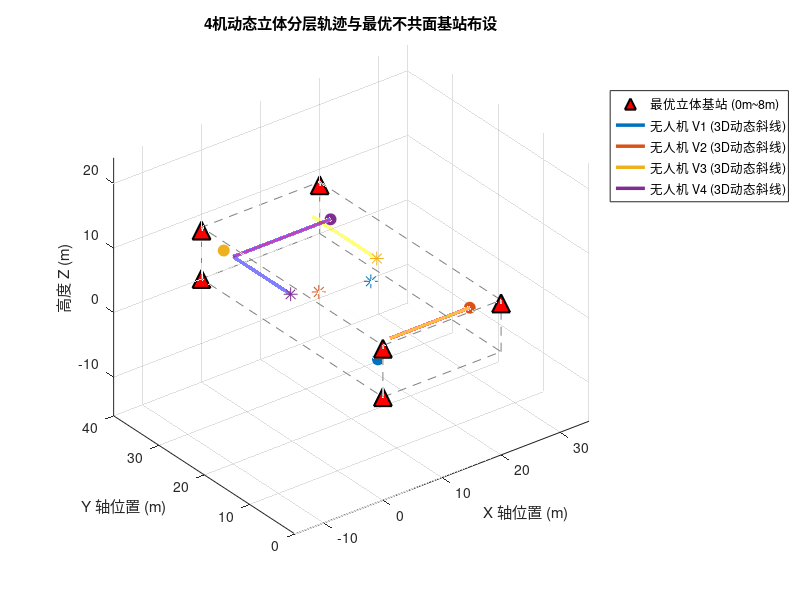

The MATLAB source for this figure:
% =========================================================================
% generate_data_3D.m (CMLKF 几何最优化版)
% 3D多车(无人机行为) UWB/IMU 协同定位仿真数据生成脚本
% 空间范围：20m x 40m x 8m (高度严格控制在 2m ~ 7m)
% 优化重点：重构基站最大立体非对称拓扑，以及无人机群多高度层动态斜线协同轨迹
% =========================================================================
clc; clear; close all;

%% 1. 全局参数设置与保存路径
dt_imu = 0.01;              % IMU 采样时间 100Hz (0.01s)
dt_uwb = 0.1;               % UWB 采样时间 10Hz (0.1s)
t_end = 300;                % 运行时间 300秒
N_steps = round(t_end / dt_imu) + 1; % 30001 个采样点
Vehicle_num = 4;            % 车辆数量
Anchor_num = 6;             % 基站数量

% 基站高度在 0~8m 范围内实现非对称立体最大化错落

% 4基站
% anchors = [ 0,  0, 0;     % 角落 1：极低位
%            20,  0, 7.5;     % 角落 2：极高位
%            20, 40, 0;     % 角落 3：中低位
%             0, 40, 7.5];    % 角落 4：中高位

% 5基站
% anchors = [ 0,  0, 0;     % 角落 1：极低位
%             20,  0, 7.5;
%            00, 40, 7.5;     % 角落 2：极高位
%            20, 40, 7.5;
%             0, 40, 0];    % 角落 4：中高位

% 6基站
anchors = [ 0,  0, 0;     % 角落 1：极低位
            0,  0, 7.5;
           20,  0, 7.5;     % 角落 2：极高位
           20, 40, 7.5;
            0, 40, 0;
            0, 40, 7.5];    % 角落 4：中高位

% 7基站
% anchors = [ 0,  0, 0;     % 角落 1：极低位
%             0,  0, 7.5;
%            20,  0, 7.5;     % 角落 2：极高位
%            20, 40, 7.5;
%            20, 40, 0;
%             0, 40, 0;
%             0, 40, 7.5];    % 角落 4：中高位

% 8基站
% anchors = [ 0,  0, 0;     % 角落 1：极低位
%             0,  0, 7.5;
%            20,  0, 0;
%            20,  0, 7.5;     % 角落 2：极高位
%            20, 40, 7.5;
%            20, 40, 0;     % 角落 3：中低位
%             0, 40, 0;
%             0, 40, 7.5];    % 角落 4：中高位

% 保存路径
save_dir = 'E:\SE3_MLKF\Data'; 
trajectories_mat_name = sprintf('Trj_data_Veh%d_Anc%d_3D_1.mat', Vehicle_num, Anchor_num);
   
% 噪声参数
IMU_noise_params.sigma_na = 0.03;      
IMU_noise_params.sigma_nw = 0.003;     
IMU_noise_params.sigma_ba = 0.001;     
IMU_noise_params.sigma_bw = 0.0001;    
UWB_noise_params.sigma_anc = 0.3;     
UWB_noise_params.sigma_rel = 0.3;  

%% 2. 独立车辆动力学规划 (3秒平滑原地转弯 + 持续三维斜线飞行)
% 初始状态规划：[X, Y, Z, 初始速率, 初始航向角]
% 高度均限制在 2m ~ 7m 范围内，各自占据不同的起始高度层
init_configs = [
    3,   5,  2.5,  0.10,  0;      % V1: 低空层(2.5m)， 偏南，朝东，后续北转
   17,   3,  6.5,  0.10,  pi;     % V2: 高空层(6.5m)， 偏南，朝西，后续北转
    3,  39,  3.8,  0.10,  0;      % V3: 中低层(3.8m)， 偏北，朝东，后续南转
   18,  35,  5.2,  0.10,  pi;     % V4: 中高层(5.2m)， 偏北，朝西，后续南转
];

trajectories = struct();
for n = 1:Vehicle_num
    v_name = sprintf('V%d', n);
    cfg = init_configs(n, :);
    
    P_true = zeros(N_steps, 3);
    V_true = zeros(N_steps, 3);
    A_true = zeros(N_steps, 3);
    Theta_true = zeros(N_steps, 1);
    
    % 初始条件
    P_true(1, :) = cfg(1:3);
    v_mag = cfg(4);
    th_curr = cfg(5);
    V_true(1, :) = [v_mag * cos(th_curr), v_mag * sin(th_curr), 0];
    Theta_true(1) = th_curr;
    
    % 计算转弯过渡段的时间窗
    t_turn_start = 120 + (n-1)*15; % 错开转弯时间：V1:120s, V2:135s, V3:150s, V4:165s
    t_turn_end = t_turn_start + 3;
    
    for k = 2:N_steps
        t = (k-1) * dt_imu;
        a_curr = [0; 0; 0]; % 默认 Z 轴加速度全程为 0
        th_curr = Theta_true(k-1);
        
        switch n
            case 1  % V1: 高度恒定 2.5m。东行巡航 -> 120s时原地左转 -> 向北巡航
                if t < t_turn_start
                    th_curr = 0; a_curr = [0; 0; 0];
                elseif t >= t_turn_start && t <= t_turn_end
                    a_curr = [0; 0; 0]; V_true(k-1, 1:2) = 0; % 原地转弯，水平速度置零
                    th_curr = 0 + (pi/2)/3 * (t - t_turn_start); % 3秒平滑左转90度(朝北)
                elseif t > t_turn_end && t <= t_turn_end + 10
                    th_curr = pi/2; a_curr = [0; 0.01; 0]; % 转弯后水平加速 10s 恢复航速
                else
                    th_curr = pi/2; a_curr = [0; 0; 0];    % 匀速北行
                end
                
            case 2  % V2: 高度恒定 6.5m。西行巡航 -> 135s时原地右转 -> 向北巡航
                if t < t_turn_start
                    th_curr = pi; a_curr = [0; 0; 0];
                elseif t >= t_turn_start && t <= t_turn_end
                    a_curr = [0; 0; 0]; V_true(k-1, 1:2) = 0;
                    th_curr = pi - (pi/2)/3 * (t - t_turn_start); % 3秒平滑右转90度(朝北)
                elseif t > t_turn_end && t <= t_turn_end + 10
                    th_curr = pi/2; a_curr = [0; 0.01; 0]; % 转弯后水平加速 10s
                else
                    th_curr = pi/2; a_curr = [0; 0; 0];
                end
                
            case 3  % V3: 高度恒定 3.8m。东行巡航 -> 150s时原地右转 -> 向南巡航
                if t < t_turn_start
                    th_curr = 0; a_curr = [0; 0; 0];
                elseif t >= t_turn_start && t <= t_turn_end
                    a_curr = [0; 0; 0]; V_true(k-1, 1:2) = 0;
                    th_curr = 0 - (pi/2)/3 * (t - t_turn_start); % 3秒平滑右转90度(朝南)
                elseif t > t_turn_end && t <= t_turn_end + 10
                    th_curr = -pi/2; a_curr = [0; -0.01; 0]; % 转弯后水平加速 10s
                else
                    th_curr = -pi/2; a_curr = [0; 0; 0];
                end
                
            case 4  % V4: 高度恒定 5.2m。西行巡航 -> 165s时原地左转 -> 向南巡航
                if t < t_turn_start
                    th_curr = pi; a_curr = [0; 0; 0];
                elseif t >= t_turn_start && t <= t_turn_end
                    a_curr = [0; 0; 0]; V_true(k-1, 1:2) = 0;
                    th_curr = pi + (pi/2)/3 * (t - t_turn_start); % 3秒平滑左转90度(朝南)
                elseif t > t_turn_end && t <= t_turn_end + 10
                    th_curr = 3*pi/2; a_curr = [0; -0.01; 0]; % 转弯后水平加速 10s
                else
                    th_curr = 3*pi/2; a_curr = [0; 0; 0];
                end
        end
        
        % 严格物理积分更新
        A_true(k-1, :) = a_curr';
        V_true(k, :)   = V_true(k-1, :) + A_true(k-1, :) * dt_imu;
        P_true(k, :)   = P_true(k-1, :) + V_true(k-1, :) * dt_imu + 0.5 * A_true(k-1, :) * dt_imu^2;
        Theta_true(k)  = th_curr;
    end
    A_true(end, :) = [0, 0, 0];



    % 保存真值分量
    trajectories.(v_name).Time_true = (0:dt_imu:t_end)';
    trajectories.(v_name).X_true = P_true(:, 1);
    trajectories.(v_name).Y_true = P_true(:, 2);
    trajectories.(v_name).Z_true = P_true(:, 3);
    trajectories.(v_name).Vx_true = V_true(:, 1);
    trajectories.(v_name).Vy_true = V_true(:, 2);
    trajectories.(v_name).Vz_true = V_true(:, 3);
    trajectories.(v_name).Theta_true = Theta_true;
    
    % 旋转矩阵序列 R_true
    R_true = zeros(3, 3, N_steps);
    for k = 1:N_steps
        th = Theta_true(k);
        R_true(:, :, k) = [
            cos(th), -sin(th), 0;
            sin(th),  cos(th), 0;
            0,        0,       1
        ];
    end
    trajectories.(v_name).R_true = R_true;
end

%% 3. 生成含有零偏与白噪声的 100Hz 3D IMU 测量信号
for n = 1:Vehicle_num
    v_name = sprintf('V%d', n);
    veh = trajectories.(v_name);
    
    % 计算理想 3D 角速度
    theta_unwrapped = unwrap(veh.Theta_true);
    wz_true = gradient(theta_unwrapped, dt_imu);
    omega_body_ideal = [zeros(N_steps, 2), wz_true];
    
    % 计算理想特定力：f = R^T * (a - g)
    a_body_ideal = zeros(N_steps, 3);
    g_vec = [0; 0; -9.81];
    for k = 1:N_steps
        R_k = veh.R_true(:, :, k);
        a_world = [A_true(k, 1); A_true(k, 2); A_true(k, 3)];
        a_body_ideal(k, :) = (R_k' * (a_world - g_vec))';
    end
    
    % 模拟高保真零偏游走
    ba_init = (rand(1, 3) - 0.5) * 0.1;    
    bw_init = (rand(1, 3) - 0.5) * 0.01;
    b_a = ba_init + cumsum(randn(N_steps, 3) * IMU_noise_params.sigma_ba * sqrt(dt_imu), 1);
    b_w = bw_init + cumsum(randn(N_steps, 3) * IMU_noise_params.sigma_bw * sqrt(dt_imu), 1);
    
    % 叠加噪声
    acc_noise = randn(N_steps, 3) * IMU_noise_params.sigma_na;
    gyro_noise = randn(N_steps, 3) * IMU_noise_params.sigma_nw;
    
    acc_m = a_body_ideal + b_a + acc_noise;
    gyro_m = omega_body_ideal + b_w + gyro_noise;
    
    % 保存 IMU 数据
    trajectories.(v_name).IMU_Time = veh.Time_true;
    trajectories.(v_name).IMU_acc_m = acc_m;
    trajectories.(v_name).IMU_gyro_m = gyro_m;
    trajectories.(v_name).IMU_bias_a_true = b_a;
    trajectories.(v_name).IMU_bias_w_true = b_w;
end

%% 4. 生成 10Hz 同步 UWB 测距信号
idx_uwb = 1:10:N_steps;
t_uwb = trajectories.V1.Time_true(idx_uwb);
N_uwb = length(t_uwb);
pos_true_uwb = zeros(N_uwb, 3, Vehicle_num);
for n = 1:Vehicle_num
    v_name = sprintf('V%d', n);
    pos_true_uwb(:, 1, n) = trajectories.(v_name).X_true(idx_uwb);
    pos_true_uwb(:, 2, n) = trajectories.(v_name).Y_true(idx_uwb);
    pos_true_uwb(:, 3, n) = trajectories.(v_name).Z_true(idx_uwb);
end
for n = 1:Vehicle_num
    v_name = sprintf('V%d', n);
    
    % A. UWB 基站 3D 测距
    UWB_Anchor = zeros(N_uwb, 1 + Anchor_num);
    UWB_Anchor(:, 1) = t_uwb;
    for a_idx = 1:Anchor_num
        dx = pos_true_uwb(:, 1, n) - anchors(a_idx, 1);
        dy = pos_true_uwb(:, 2, n) - anchors(a_idx, 2);
        dz = pos_true_uwb(:, 3, n) - anchors(a_idx, 3);
        dist_true = sqrt(dx.^2 + dy.^2 + dz.^2);
        
        UWB_Anchor(:, 1 + a_idx) = dist_true + randn(N_uwb, 1) * UWB_noise_params.sigma_anc;
    end
    trajectories.(v_name).UWB_Anchor = UWB_Anchor;
    
    % B. UWB 3D 车间相对测距
    UWB_Relative = zeros(N_uwb, 1 + Vehicle_num);
    UWB_Relative(:, 1) = t_uwb;
    for j = 1:Vehicle_num
        if n == j
            UWB_Relative(:, 1 + j) = NaN;
        else
            dx = pos_true_uwb(:, 1, n) - pos_true_uwb(:, 1, j);
            dy = pos_true_uwb(:, 2, n) - pos_true_uwb(:, 2, j);
            dz = pos_true_uwb(:, 3, n) - pos_true_uwb(:, 3, j);
            dist_true = sqrt(dx.^2 + dy.^2 + dz.^2);
            
            UWB_Relative(:, 1 + j) = dist_true + randn(N_uwb, 1) * UWB_noise_params.sigma_rel;
        end
    end
    trajectories.(v_name).UWB_Relative = UWB_Relative;
end

%% 5. 轨迹可视化 (三维立体作图以确认高度不共面)
figure('Name', 'Multi-Agent 最优 3D 协同定位拓扑轨迹', 'Position', [100, 100, 850, 650]);
hold on; grid on; axis equal;
xlabel('X 轴位置 (m)'); ylabel('Y 轴位置 (m)'); zlabel('高度 Z (m)');
title('4机动态立体分层轨迹与最优不共面基站布设');

% 绘制边界立体框
line([0, 20, 20, 0, 0], [0, 0, 40, 40, 0], [0, 0, 0, 0, 0], 'Color', [0.5,0.5,0.5], 'LineStyle', '--');
line([0, 20, 20, 0, 0], [0, 0, 40, 40, 0], [8, 8, 8, 8, 8], 'Color', [0.5,0.5,0.5], 'LineStyle', '--');
for corner = [0, 20]
    for side = [0, 40]
        line([corner, corner], [side, side], [0, 8], 'Color', [0.5,0.5,0.5], 'LineStyle', '--');
    end
end

% 绘制最优不共面基站
h_anchor = plot3(anchors(:,1), anchors(:,2), anchors(:,3), '^', 'MarkerSize', 13, ...
    'MarkerFaceColor', 'r', 'MarkerEdgeColor', 'k', 'LineWidth', 1.5, 'DisplayName', '最优立体基站 (0m~8m)');

colors = lines(Vehicle_num);
h_traj = zeros(1, Vehicle_num);
for n = 1:Vehicle_num
    v_data = trajectories.(sprintf('V%d', n));
    h_traj(n) = plot3(v_data.X_true, v_data.Y_true, v_data.Z_true, 'Color', colors(n,:), 'LineWidth', 2.5, ...
        'DisplayName', sprintf('无人机 V%d (3D动态斜线)', n));
    
    % 标记起始点和终点
    plot3(v_data.X_true(1), v_data.Y_true(1), v_data.Z_true(1), 'o', 'MarkerSize', 8, 'MarkerFaceColor', colors(n,:), 'Color', colors(n,:));
    plot3(v_data.X_true(end), v_data.Y_true(end), v_data.Z_true(end), '*', 'MarkerSize', 10, 'Color', colors(n,:));
end
view(3); 
legend([h_anchor, h_traj], 'Location', 'northeastoutside');
hold off;

%% 6. 数据保存
if ~exist(save_dir, 'dir')
    mkdir(save_dir);
end
save_path = fullfile(save_dir, trajectories_mat_name);
save(save_path, 'trajectories', 'anchors', 'IMU_noise_params', 'UWB_noise_params', 'Vehicle_num', 'Anchor_num');
fprintf('CMLKF 优化版 3D 仿真数据生成成功，已保存至：%s\n', save_path);
